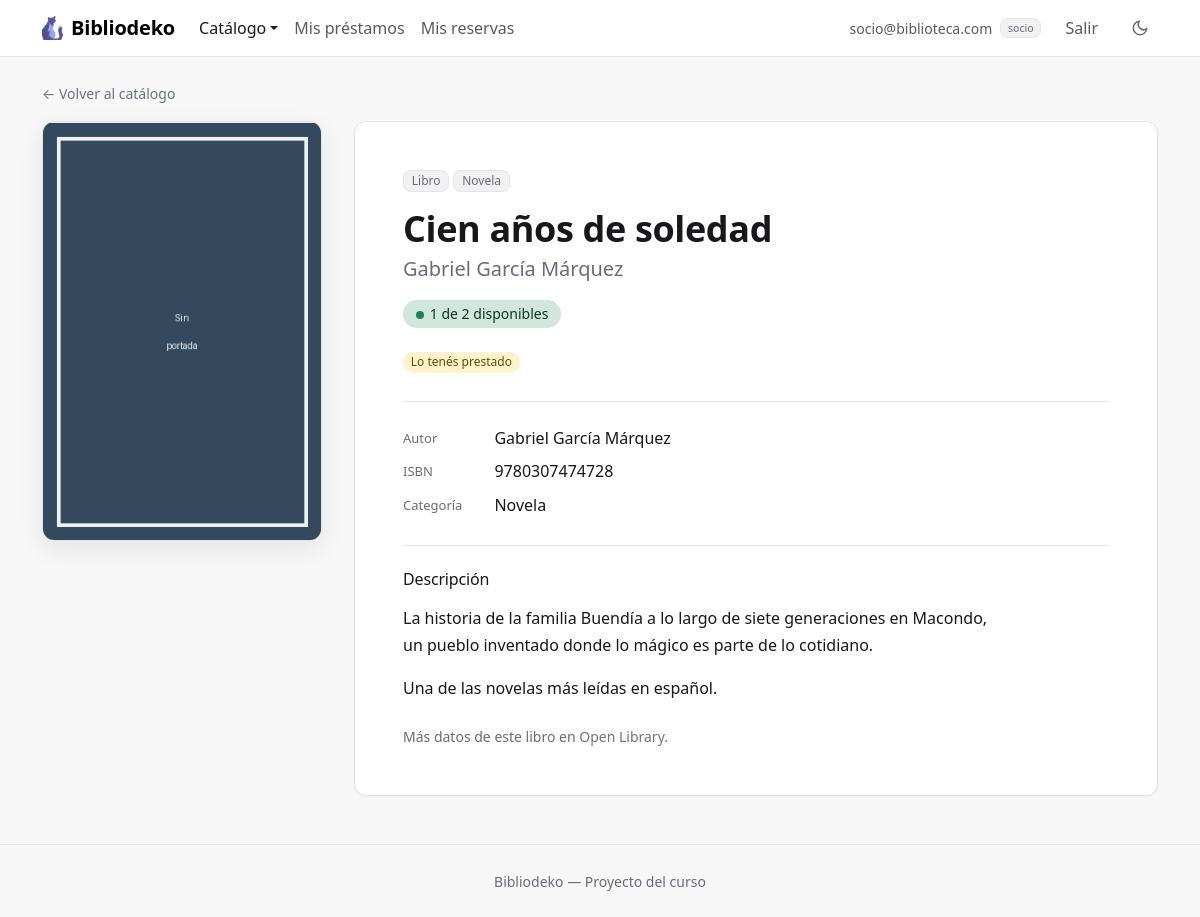
The app's page /index.php?accion=verItem&id=1 (signed in) with its own data.
### tables this page shows
CREATE TABLE IF NOT EXISTS items (
    id          INT AUTO_INCREMENT PRIMARY KEY,
    tipo        ENUM('libro', 'juego', 'proyecto') NOT NULL DEFAULT 'libro',
    titulo      VARCHAR(150) NOT NULL,
    autor       VARCHAR(100) NOT NULL,
    categoria   VARCHAR(50)  NULL,
    isbn        VARCHAR(13)  NULL UNIQUE,
    descripcion TEXT         NULL,
    stock       INT UNSIGNED NOT NULL DEFAULT 1,
    imagen      VARCHAR(100) NOT NULL DEFAULT 'default.png',
    CHECK (isbn IS NULL OR tipo = 'libro')
);

### controllers/ItemController.php (called while the page is built, shortened)
<?php
require_once __DIR__ . '/../models/Item.php';
require_once __DIR__ . '/../models/Socio.php';
require_once __DIR__ . '/../models/Prestamo.php';
require_once __DIR__ . '/../models/Reserva.php';
function socioYSusReservas($pdo) {
    $socio = null;
    $prestados = [];
    $reservas = [];
    if (isset($_SESSION['usuario']) && !esAdmin()) {
        $socio = Socio::buscarPorUsuarioId($pdo, $_SESSION['usuario']['id']);
    }
    if ($socio) {
        $prestados = Prestamo::itemsPrestadosA($pdo, $socio->getId());
        $reservas = Reserva::activasDelSocio($pdo, $socio->getId());
    }
    return [$socio, $prestados, $reservas];
}
function verItem() {
    global $pdo;
    $item = Item::buscarPorId($pdo, $_GET['id'] ?? '');
    [$socio, $prestadosDelSocio, $reservasDelSocio] = socioYSusReservas($pdo);
    require __DIR__ . '/../views/items/ver.php';
}

### models/Item.php (called while the page is built, shortened)
<?php
require_once __DIR__ . '/Reserva.php';
class Item {
    private $tipo;
    private $titulo;
    private $autor;
    private $categoria;
    private $isbn;
    private $descripcion;
    private $stock;
    private $imagen;
    private $prestados;
    private $apartados;
    public function __construct($id, $tipo, $titulo, $autor, $categoria, $isbn, $descripcion, $stock, $imagen, $prestados, $apartados) {
        $this->tipo = $tipo;
        $this->titulo = $titulo;
        $this->autor = $autor;
        $this->categoria = $categoria;
        $this->isbn = $isbn;
        $this->descripcion = $descripcion;
        $this->stock = $stock;
        $this->imagen = $imagen;
        $this->prestados = $prestados;
        $this->apartados = $apartados;
    }
    public function getTipo() { return $this->tipo; }
    public function getTitulo() { return $this->titulo; }
    public function getAutor() { return $this->autor; }
    public function getCategoria() { return $this->categoria; }
    public function getIsbn() { return $this->isbn; }
    public function getDescripcion() { return $this->descripcion; }
    public function getStock() { return $this->stock; }
    public function getImagen() { return $this->imagen; }
    public function getDisponibles() { return $this->stock - $this->prestados - $this->apartados; }
    public static function etiquetaAutor($tipo) {
        if ($tipo === 'libro') {
            return 'Autor';
        }
        return $tipo === '' ? 'Autor o creador' : 'Creador';
    }
    private static function selectConUso() {
        return "
            SELECT i.*,
                   (SELECT COUNT(*) FROM prestamos p WHERE p.item_id = i.id AND p.estado = 'activo') AS prestados,
                   (SELECT COUNT(*) FROM reservas r WHERE r.item_id = i.id AND " . Reserva::LISTA_VIGENTE . ") AS apartados
            FROM items i
        ";
    }
    private static function desdeFila($f) {
        return new Item($f['id'], $f['tipo'], $f['titulo'], $f['autor'], $f['categoria'], $f['isbn'], $f['descripcion'], $f['stock'], $f['imagen'], $f['prestados'], $f['apartados']);
    }
    public static function buscarPorId($pdo, $id) {
        $stmt = $pdo->prepare(self::selectConUso() . ' WHERE i.id = ?');
        $stmt->execute([date('Y-m-d'), $id]);
        $f = $stmt->fetch();
        return $f ? self::desdeFila($f) : null;
    }
}

### helpers.php (called while the page is built, shortened)
<?php
function esAdmin() {
    return isset($_SESSION['usuario']) && $_SESSION['usuario']['rol'] === 'admin';
}

### models/Socio.php (called while the page is built, shortened)
<?php
class Socio {
    private $id;
    public function __construct($id, $usuario, $nombre, $direccion, $telefono) {
        $this->id = $id;
    }
    public function getId() { return $this->id; }
    private static function desdeFila($f) {
        $usuario = new Usuario($f['usuario_id'], $f['rol'], $f['email'], $f['pass'], $f['foto']);
        return new Socio($f['id'], $usuario, $f['nombre'], $f['direccion'], $f['telefono']);
    }
    public static function buscarPorUsuarioId($pdo, $usuarioId) {
        $stmt = $pdo->prepare(self::SELECT . ' WHERE s.usuario_id = ?');
        $stmt->execute([$usuarioId]);
        $f = $stmt->fetch();
        return $f ? self::desdeFila($f) : null;
    }
}

### models/Prestamo.php (called while the page is built, shortened)
<?php
class Prestamo {
    public static function itemsPrestadosA($pdo, $socioId) {
        $stmt = $pdo->prepare("SELECT item_id FROM prestamos WHERE socio_id = ? AND estado = 'activo'");
        $stmt->execute([$socioId]);
        return $stmt->fetchAll(PDO::FETCH_COLUMN);
    }
}

### models/Reserva.php (called while the page is built, shortened)
<?php
require_once __DIR__ . '/Item.php';
class Reserva {
    private static function desdeFila($f) {
        return new Reserva($f['id'], $f['socio_id'], $f['item_id'], $f['fecha_reserva'], $f['fecha_vencimiento'], $f['estado'], $f['socio_nombre'], $f['item_titulo'], $f['puesto']);
    }
    public static function activasDelSocio($pdo, $socioId) {
        $stmt = $pdo->prepare(self::SELECT . ' WHERE r.socio_id = ? AND ' . self::ACTIVA);
        $stmt->execute([$socioId, date('Y-m-d')]);
        $reservas = [];
        foreach ($stmt->fetchAll() as $f) {
            $reservas[$f['item_id']] = self::desdeFila($f);
        }
        return $reservas;
    }
}

### views/items/ver.php (the view, shortened to what this page needs)
<?php
require __DIR__ . '/../header.php';
?>
<p class="mb-3 d-print-none">
  <a href="index.php?accion=listarItems" class="link-secondary small">← Volver al catálogo</a>
</p>
<div class="detalle-item">
  <div class="detalle-portada">
    <div class="marco-portada">
      <img src="uploads/<?= htmlspecialchars($item->getImagen()) ?>" alt="Portada de «<?= htmlspecialchars($item->getTitulo()) ?>»">
    </div>
  </div>
  <div class="card">
    <div class="card-body p-4 p-lg-5">
      <div class="d-flex flex-wrap gap-1 mb-3">
        <span class="badge etiqueta"><?= htmlspecialchars(ucfirst($item->getTipo())) ?></span>
        <?php if ($item->getCategoria()): ?>
          <span class="badge etiqueta"><?= htmlspecialchars($item->getCategoria()) ?></span>
        <?php endif; ?>
      </div>
      <h1 class="titulo-detalle"><?= htmlspecialchars($item->getTitulo()) ?></h1>
      <p class="fs-5 text-body-secondary mb-3"><?= htmlspecialchars($item->getAutor()) ?></p>
      <?php $hayDisponibles = $item->getDisponibles() > 0; ?>
      <span class="badge rounded-pill pastilla-disponibles <?= $hayDisponibles ? 'bg-success-subtle text-success-emphasis' : 'bg-danger-subtle text-danger-emphasis' ?>">
        <span class="punto <?= $hayDisponibles ? 'bg-success' : 'bg-danger' ?>"></span><?= htmlspecialchars($item->getDisponibles()) ?> de <?= htmlspecialchars($item->getStock()) ?> disponibles
      </span>
      <?php if ($socio): ?>
        <div class="acciones-detalle">
          <?php require __DIR__ . '/reserva_socio.php'; ?>
        </div>
      <?php elseif (!isset($_SESSION['usuario'])): ?>
        <p class="small text-body-secondary mt-4 mb-0"><a href="index.php?accion=login">Iniciá sesión</a> para reservarlo.</p>
      <?php endif; ?>
      <div class="seccion-detalle">
        <dl class="datos-item">
          <dt><?= htmlspecialchars(Item::etiquetaAutor($item->getTipo())) ?></dt>
          <dd><?= htmlspecialchars($item->getAutor()) ?></dd>
          <?php if ($item->getIsbn()): ?>
            <dt>ISBN</dt>
            <dd><?= htmlspecialchars($item->getIsbn()) ?></dd>
          <?php endif; ?>
          <dt>Categoría</dt>
          <dd><?= htmlspecialchars($item->getCategoria() ?: '—') ?></dd>
        </dl>
      </div>
      <?php if ($item->getDescripcion()): ?>
        <div class="seccion-detalle">
          <h2 class="h6 mb-3">Descripción</h2>
          <div class="descripcion-item">
            <?php foreach (preg_split('/\R\s*\R/', $item->getDescripcion()) as $parrafo): ?>
              <p><?= nl2br(htmlspecialchars(trim($parrafo))) ?></p>
            <?php endforeach; ?>
          </div>
        </div>
      <?php endif; ?>
      <?php if ($item->getIsbn()): ?>
        <p class="small text-body-secondary mt-4 mb-0">
          Más datos de este libro en
          <a href="https://openlibrary.org/isbn/<?= htmlspecialchars($item->getIsbn()) ?>" target="_blank" rel="noopener" class="link-secondary">Open Library</a>.
        </p>
      <?php endif; ?>
    </div>
  </div>
</div>
<?php require __DIR__ . '/../footer.php'; ?>

### assets/css/estilo.css (style rules this page uses)
:root, [data-bs-theme="light"] { --acento-rgb: 59, 91, 219; --acento-hover-rgb: 47, 74, 192; --color-sobre-acento: #ffffff; --color-fondo: #f7f7f8; --color-superficie: #ffffff; --color-superficie-2: #f1f1f3; --color-texto: #18181b; --color-texto-suave: #6b6b75; --color-borde: #e4e4e7; --sombra: 0 1px 2px rgba(24, 24, 27, .05); --sombra-elevada: 0 8px 24px rgba(24, 24, 27, .08); --grafico-devuelto: #8fa3ec; --grafico-vencido: #dc2626; --grafico-tarde: #e0a100; }
:root { --fuente-base: system-ui, -apple-system, "Segoe UI", Roboto, "Helvetica Neue", Arial, sans-serif; --radio: .5rem; --radio-grande: .75rem; --alto-campo: 38px; --proporcion-portada: 3 / 4; }
:root, [data-bs-theme="light"], [data-bs-theme="dark"] { --color-acento: rgb(var(--acento-rgb)); --color-acento-hover: rgb(var(--acento-hover-rgb)); --color-acento-suave: rgba(var(--acento-rgb), .12); --bs-body-font-family: var(--fuente-base); --bs-body-bg: var(--color-superficie); --bs-body-color: var(--color-texto); --bs-emphasis-color: var(--color-texto); --bs-secondary-color: var(--color-texto-suave); --bs-secondary-bg: var(--color-superficie-2); --bs-tertiary-bg: var(--color-superficie-2); --bs-border-color: var(--color-borde); --bs-border-radius: var(--radio); --bs-border-radius-lg: var(--radio-grande); --bs-primary-rgb: var(--acento-rgb); --bs-link-color-rgb: var(--acento-rgb); --bs-link-hover-color-rgb: var(--acento-hover-rgb); --bs-focus-ring-color: rgba(var(--acento-rgb), .25); }
body { background-color: var(--color-fondo); -webkit-font-smoothing: antialiased; }
h1, h2, h3, h4, h5, h6 { font-weight: 600; letter-spacing: -.01em; }
a { text-decoration: none; }
.card { --bs-card-bg: var(--color-superficie); --bs-card-border-color: var(--color-borde); --bs-card-border-radius: var(--radio-grande); --bs-card-inner-border-radius: calc(var(--radio-grande) - 1px); --bs-card-cap-bg: transparent; box-shadow: var(--sombra); }
.detalle-item { display: grid; gap: 1.5rem; align-items: start; }
.detalle-portada { width: 100%; max-width: 18rem; margin: 0 auto; }
@media (min-width: 768px) { .detalle-item { grid-template-columns: 280px minmax(0, 1fr); gap: 2rem; } }
@media (min-width: 768px) { .detalle-portada { max-width: none; position: sticky; top: 5rem; } }
.marco-portada { aspect-ratio: 2 / 3; overflow: hidden; border: 1px solid var(--color-borde); border-radius: var(--radio-grande); background-color: var(--color-superficie-2); box-shadow: var(--sombra-elevada); }
.marco-portada img { display: block; width: 100%; height: 100%; object-fit: contain; }
.titulo-detalle { margin-bottom: .25rem; font-size: calc(1.5rem + 1vw); line-height: 1.15; }
@media (min-width: 1200px) { .titulo-detalle { font-size: 2.25rem; } }
.pastilla-disponibles { padding: .45rem .8rem; font-size: .875rem; }
.acciones-detalle { display: flex; flex-direction: column; gap: .5rem; margin-top: 1.5rem; }
@media (min-width: 576px) { .acciones-detalle { flex-direction: row; flex-wrap: wrap; } }
.seccion-detalle { margin-top: 1.75rem; padding-top: 1.5rem; border-top: 1px solid var(--color-borde); }
.datos-item { display: grid; grid-template-columns: max-content minmax(0, 1fr); gap: .6rem 2rem; margin: 0; }
.datos-item dt { color: var(--color-texto-suave); font-size: .8125rem; font-weight: 500; line-height: 1.5rem; }
.datos-item dd { margin: 0; overflow-wrap: anywhere; }
.descripcion-item { max-width: 65ch; line-height: 1.7; }
.descripcion-item p:last-child { margin-bottom: 0; }
.badge { font-weight: 500; }
.etiqueta { background-color: var(--color-superficie-2); color: var(--color-texto-suave); border: 1px solid var(--color-borde); }
.punto { display: inline-block; width: .5rem; height: .5rem; margin-right: .375rem; border-radius: 50%; vertical-align: middle; }

### records on screen
items: imagen (placeholder picture), tipo "Libro", categoria "Novela", titulo "Cien años de soledad", autor "Gabriel García Márquez", stock "2", tipo "Autor", isbn "9780307474728", descripcion "La historia de la familia Buendía a lo largo de siete generaciones en Macondo, un pueblo inventado donde lo mágico es parte de lo cotidiano.", descripcion "Una de las novelas más leídas en español."

### other values on screen
$_SESSION['usuario']['email'] "socio@biblioteca.com"
$_SESSION['usuario']['rol'] "socio"
$item->getDisponibles() "1"
